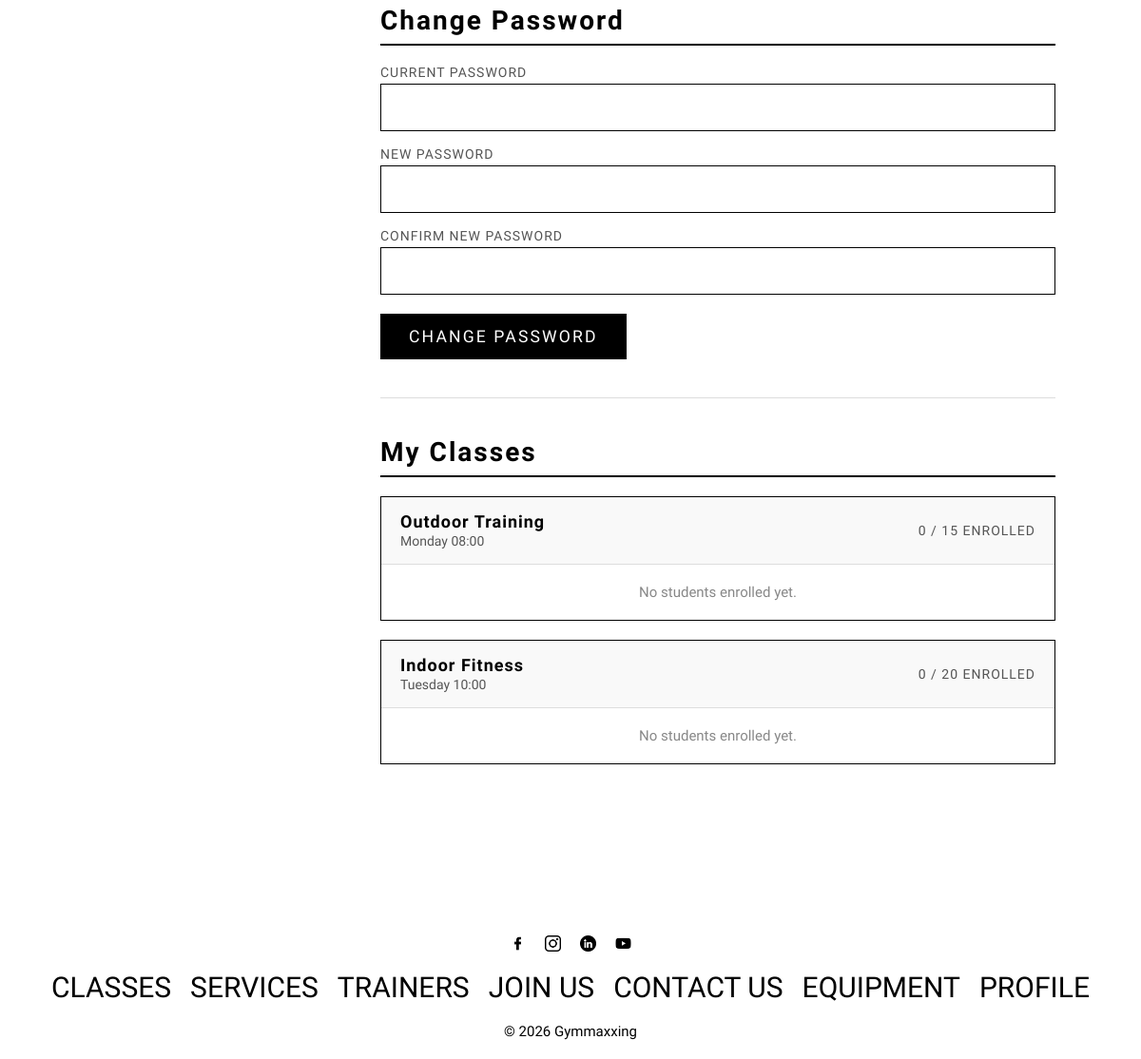
Before: /pages/profile.php (signed in, lower part) with the older database file.
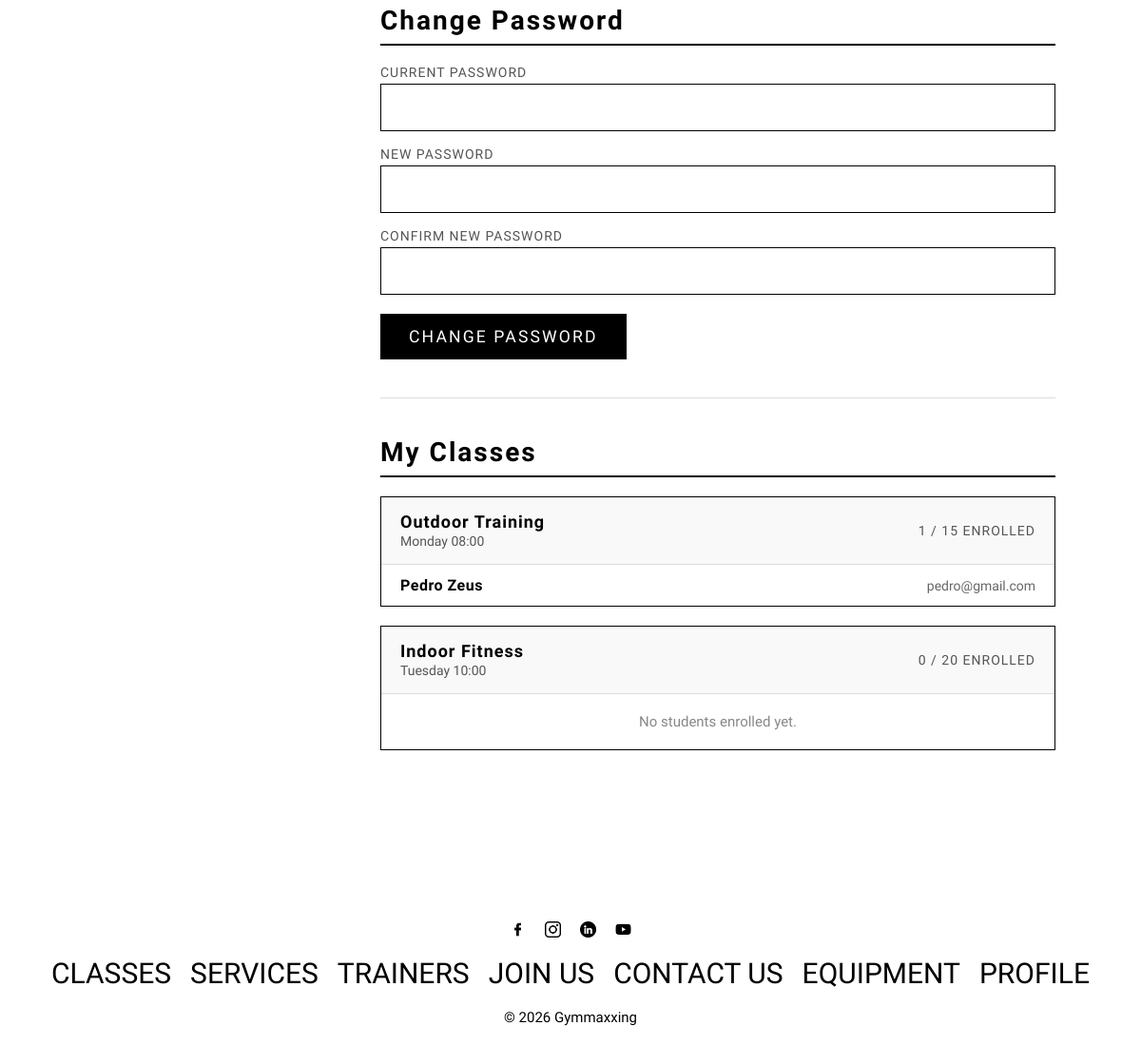
After: the same page with the newer database file.
### tables this page shows
CREATE TABLE Class (
    id INTEGER PRIMARY KEY AUTOINCREMENT,
    title TEXT NOT NULL,
    type TEXT NOT NULL,
    description TEXT,
    image TEXT,
    schedule TEXT NOT NULL,
    capacity INTEGER NOT NULL,
    trainerId INTEGER NOT NULL,
    FOREIGN KEY (trainerId) REFERENCES User(id) ON DELETE CASCADE
);

CREATE TABLE User (
    id INTEGER PRIMARY KEY AUTOINCREMENT,
    name TEXT NOT NULL,
    username TEXT NOT NULL UNIQUE,
    email TEXT NOT NULL UNIQUE,
    password TEXT NOT NULL,
    phone TEXT,
    photo TEXT,
    role TEXT NOT NULL CHECK(role IN ('member', 'trainer', 'admin')),
    active INTEGER NOT NULL DEFAULT 1
);

### utils/session.php (called while the page is built, shortened)
<?php
function getSessionUserId(): ?int {
    return isset($_SESSION['userId']) ? (int) $_SESSION['userId'] : null;
}

### database/user.class.php (called while the page is built, shortened)
<?php
class User {
    public function __construct(int $id, string $name, string $username, string $email, string $password, ?string $phone, ?string $photo, string $role, int $active = 1) {
        $this->name = $name;
        $this->email = $email;
        $this->role = $role;
    }
    private static function fromRow(array $u) : User {
        return new User($u['id'], $u['name'], $u['username'], $u['email'], $u['password'], $u['phone'], $u['photo'], $u['role'], $u['active']);
    }
    static function getUserById(PDO $db, int $id) : ?User {
        $stmt = $db->prepare('SELECT * FROM User WHERE id = ?');
        $stmt->execute([$id]);
        $u = $stmt->fetch();
        return $u ? self::fromRow($u) : null;
    }
}
?>

### database/trainerprofile.class.php (called while the page is built, shortened)
<?php
class TrainerProfile {
    private static function fromRow(array $t) : TrainerProfile {
        return new TrainerProfile($t['id'], $t['userId'], $t['bio'], $t['specialization'], $t['certifications']);
    }
    static function getByUserId(PDO $db, int $userId) : ?TrainerProfile {
        $stmt = $db->prepare('SELECT * FROM TrainerProfile WHERE userId = ?');
        $stmt->execute([$userId]);
        $t = $stmt->fetch();
        return $t ? self::fromRow($t) : null;
    }
}
?>

### database/class.class.php (called while the page is built, shortened)
<?php
class GymClass {
    public function __construct(int $id, string $title, string $type, ?string $description, ?string $image, string $schedule, int $capacity, int $trainerId) {
        $this->id = $id;
        $this->title = $title;
        $this->schedule = $schedule;
        $this->capacity = $capacity;
    }
    private static function fromRow(array $c) : GymClass {
        return new GymClass($c['id'], $c['title'], $c['type'], $c['description'], $c['image'], $c['schedule'], $c['capacity'], $c['trainerId']);
    }
    static function getClassesByTrainer(PDO $db, int $trainerId) : array {
        $stmt = $db->prepare('SELECT * FROM Class WHERE trainerId = ?');
        $stmt->execute([$trainerId]);
        $classes = [];
        while ($c = $stmt->fetch())
            $classes[] = self::fromRow($c);
        return $classes;
    }
}
?>

### database/enrollment.class.php (called while the page is built, shortened)
<?php
class Enrollment {
    public function __construct(int $id, int $userId, int $classId) {
        $this->userId = $userId;
    }
    static function getClassEnrollments(PDO $db, int $classId) : array {
        $stmt = $db->prepare('SELECT * FROM Enrollment WHERE classId = ?');
        $stmt->execute([$classId]);
        $enrollments = [];
        while ($e = $stmt->fetch())
            $enrollments[] = new Enrollment($e['id'], $e['userId'], $e['classId']);
        return $enrollments;
    }
}
?>

### pages/profile.php (the view, shortened to what the changed rows need)
<?php
require_once __DIR__ . '/../utils/session.php';
require_once __DIR__ . '/../database/connection.db.php';
require_once __DIR__ . '/../database/user.class.php';
require_once __DIR__ . '/../database/trainerprofile.class.php';
require_once __DIR__ . '/../database/enrollment.class.php';
require_once __DIR__ . '/../database/class.class.php';
$db     = getDatabaseConnection();
$userId = getSessionUserId();
$user   = User::getUserById($db, $userId);
$enrollments    = [];
if ($user->role === 'member') {
    $memberProfile = MemberProfile::getByUserId($db, $userId);
    $enrollmentRecords = Enrollment::getUserEnrollments($db, $userId);
    foreach ($enrollmentRecords as $enrollment) {
        $class = GymClass::getClassById($db, $enrollment->classId);
        if ($class) {
            $enrollments[] = $class;
        }
    }
} elseif ($user->role === 'trainer') {
    $trainerProfile = TrainerProfile::getByUserId($db, $userId);
    $trainerClasses = GymClass::getClassesByTrainer($db, $userId);
    $roster = [];
    foreach ($trainerClasses as $class) {
        $classEnrollments = Enrollment::getClassEnrollments($db, $class->id);
        $students = [];
        foreach ($classEnrollments as $enrollment) {
            $student = User::getUserById($db, $enrollment->userId);
            if ($student) $students[] = $student;
        }
        $roster[$class->id] = $students;
    }
}
require_once __DIR__ . '/../templates/header.php';
?>
        <section class="profile-content">
            <div class="profile-main">
                <div class="profile-section">
                    <h2>Change Password</h2>
                </div>
                <?php if ($user->role === 'trainer' && !empty($trainerClasses)): ?>
                <div class="profile-section">
                    <h2>My Classes</h2>
                    <?php foreach ($trainerClasses as $class):
                        $students = $roster[$class->id] ?? [];
                        $count    = count($students);
                    ?>
                    <div class="roster-class">
                        <div class="roster-class-header">
                            <div>
                                <strong><?= htmlspecialchars($class->title) ?></strong>
                                <span><?= htmlspecialchars($class->schedule) ?></span>
                            </div>
                            <span class="roster-count"><?= $count ?> / <?= $class->capacity ?> enrolled</span>
                        </div>
                        <?php if ($count > 0): ?>
                        <ul class="roster-list">
                            <?php foreach ($students as $student): ?>
                            <li>
                                <span class="roster-name"><?= htmlspecialchars($student->name) ?></span>
                                <span class="roster-email"><?= htmlspecialchars($student->email) ?></span>
                            </li>
                            <?php endforeach; ?>
                        </ul>
                        <?php else: ?>
                        <p class="roster-empty">No students enrolled yet.</p>
                        <?php endif; ?>
                    </div>
                    <?php endforeach; ?>
                </div>
                <?php endif; ?>
            </div>
        </section>
<?php require_once __DIR__ . '/../templates/footer.php'; ?>

Changed rows visible on the page:
changed class "Outdoor Training": gains user (name "Pedro Zeus", email "pedro@gmail.com"); id "0" → "1"; no longer shows "No students enrolled yet."
